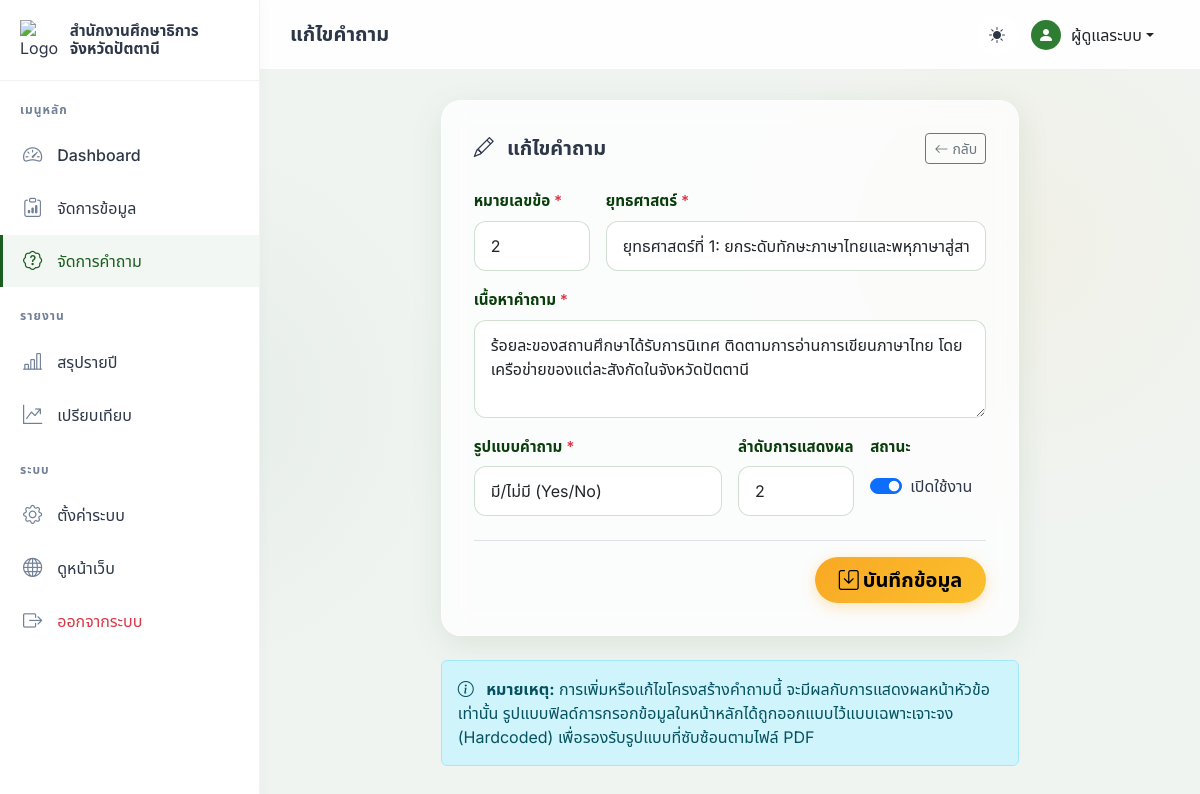
/admin/questions/edit?id=2 (signed in), run on the app's committed database.
### tables this page shows
CREATE TABLE `questions` (
    `id` INT AUTO_INCREMENT PRIMARY KEY,
    `question_number` INT NOT NULL COMMENT 'หมายเลขข้อ',
    `strategy_number` INT NOT NULL COMMENT 'หมายเลขยุทธศาสตร์',
    `strategy_name` VARCHAR(500) NOT NULL COMMENT 'ชื่อยุทธศาสตร์',
    `question_text` TEXT NOT NULL COMMENT 'เนื้อหาคำถาม',
    `question_type` VARCHAR(50) NOT NULL DEFAULT 'percentage' COMMENT 'ประเภท: percentage, yes_no, rating',
    `is_active` TINYINT(1) NOT NULL DEFAULT 1,
    `sort_order` INT NOT NULL DEFAULT 0,
    `created_at` DATETIME NOT NULL DEFAULT CURRENT_TIMESTAMP,
    `updated_at` DATETIME NOT NULL DEFAULT CURRENT_TIMESTAMP ON UPDATE CURRENT_TIMESTAMP,
    INDEX `idx_strategy` (`strategy_number`),
    INDEX `idx_sort` (`sort_order`)
);

### controllers/QuestionController.php (called while the page is built, shortened)
<?php
class QuestionController extends Controller
{
    private Question $questionModel;
    public function __construct()
    {
        $this->questionModel = new Question();
    }
    public function edit(): void
    {
        $id = (int)$this->query('id', 0);
        $question = $this->questionModel->findById($id);
        $this->view('questions/form', [
            'title' => 'แก้ไขคำถาม',
            'question' => $question,
            'strategies' => STRATEGIES,
            'nextNumber' => null,
            'flash' => $this->getFlash(),
        ], 'admin');
    }
}

### core/App.php (called while the page is built, shortened)
<?php
class App
{
    private array $routes;
    public function __construct(array $routes)
    {
        $this->routes = $routes;
    }
    public function run(): void
    {
        $url = $this->parseUrl();
        $route = $this->matchRoute($url);
        $this->dispatch($route);
    }
    private function parseUrl(): string
    {
        $url = isset($_GET['url']) ? $_GET['url'] : '';
        $url = rtrim($url, '/');
        $url = filter_var($url, FILTER_SANITIZE_URL);
        return strtolower($url);
    }
    private function matchRoute(string $url): ?array
    {
        if (isset($this->routes[$url])) {
            return $this->routes[$url];
        }
        return null;
    }
    private function dispatch(array $route): void
    {
        $methodName = $route['method'];
        $controller = new $controllerName();
        $controller->$methodName();
    }
}

### index.php (called while the page is built, shortened)
<?php
require_once BASE_PATH . 'config/app.php';
require_once BASE_PATH . 'config/database.php';
require_once BASE_PATH . 'core/Model.php';
require_once BASE_PATH . 'core/Controller.php';
require_once BASE_PATH . 'core/App.php';
require_once BASE_PATH . 'config/routes.php';
$app = new App($routes);
$app->run();

### config/database.php (called while the page is built, shortened)
<?php
function getDB(): PDO
{
    static $pdo = null;
    if ($pdo === null) {
        try {
            $dsn = "mysql:host=" . DB_HOST . ";dbname=" . DB_NAME . ";charset=" . DB_CHARSET;
            $options = [
                PDO::ATTR_ERRMODE            => PDO::ERRMODE_EXCEPTION,
                PDO::ATTR_DEFAULT_FETCH_MODE => PDO::FETCH_ASSOC,
                PDO::ATTR_EMULATE_PREPARES   => false,
                PDO::MYSQL_ATTR_INIT_COMMAND => "SET NAMES " . DB_CHARSET,
            ];
            $pdo = new PDO($dsn, DB_USER, DB_PASS, $options);
        } catch (PDOException $e) {
            die('<div style="font-family:sans-serif;padding:40px;text-align:center;">
                <h2>⚠️ ไม่สามารถเชื่อมต่อฐานข้อมูลได้</h2>
                <p>กรุณาตรวจสอบการตั้งค่าฐานข้อมูลใน config/database.php</p>
                <p style="color:#999;font-size:12px;">Error: ' . $e->getMessage() . '</p>
            </div>');
        }
    }
    return $pdo;
}

### core/Model.php (called while the page is built, shortened)
<?php
class Model
{
    protected PDO $db;
    protected string $table = '';
    protected string $primaryKey = 'id';
    public function __construct()
    {
        $this->db = getDB();
    }
    public function findById(int $id): ?array
    {
        $stmt = $this->db->prepare(
            "SELECT * FROM {$this->table} WHERE {$this->primaryKey} = :id LIMIT 1"
        );
        $stmt->execute([':id' => $id]);
        $result = $stmt->fetch();
        return $result ?: null;
    }
}

### views/questions/form.php (the view, shortened to what this page needs)
<div class="row justify-content-center">
    <div class="col-md-8">
        <div class="glass-card">
            <div class="d-flex justify-content-between align-items-center mb-4">
                <h5 class="fw-bold mb-0">
                    <i class="bi <?= $question ? 'bi-pencil' : 'bi-plus-circle' ?> me-2"></i>
                    <?= $question ? 'แก้ไขคำถาม' : 'เพิ่มคำถามใหม่' ?>
                </h5>
                <a href="<?= BASE_URL ?>admin/questions" class="btn btn-sm btn-outline-secondary">
                    <i class="bi bi-arrow-left me-1"></i>กลับ
                </a>
            </div>
            <form action="<?= BASE_URL ?>admin/questions/<?= $question ? 'update' : 'store' ?>" method="POST">
                <div class="row g-3">
                    <div class="col-md-3">
                        <label class="form-label-custom">หมายเลขข้อ <span class="text-danger">*</span></label>
                        <input type="number" class="form-control form-control-custom" name="question_number"
                               value="<?= $question ? $question['question_number'] : $nextNumber ?>" required min="1">
                    </div>
                    <div class="col-md-9">
                        <label class="form-label-custom">ยุทธศาสตร์ <span class="text-danger">*</span></label>
                        <select class="form-select form-control-custom" name="strategy_number" required>
                            <?php foreach ($strategies as $num => $name): ?>
                            <option value="<?= $num ?>" <?= ($question['strategy_number'] ?? '') == $num ? 'selected' : '' ?>>
                                <?= htmlspecialchars($name) ?>
                            </option>
                            <?php endforeach; ?>
                        </select>
                    </div>
                    <div class="col-12">
                        <label class="form-label-custom">เนื้อหาคำถาม <span class="text-danger">*</span></label>
                        <textarea class="form-control form-control-custom" name="question_text" rows="3" required><?= htmlspecialchars($question['question_text'] ?? '') ?></textarea>
                    </div>
                    <div class="col-md-6">
                        <label class="form-label-custom">รูปแบบคำถาม <span class="text-danger">*</span></label>
                        <select class="form-select form-control-custom" name="question_type" required>
                            <option value="yes_no" <?= ($question['question_type'] ?? '') === 'yes_no' ? 'selected' : '' ?>>มี/ไม่มี (Yes/No)</option>
                        </select>
                    </div>
                    <div class="col-md-3">
                        <label class="form-label-custom">ลำดับการแสดงผล</label>
                        <input type="number" class="form-control form-control-custom" name="sort_order"
                               value="<?= $question['sort_order'] ?? 0 ?>">
                    </div>
                    <?php if ($question): ?>
                    <div class="col-md-3">
                        <label class="form-label-custom">สถานะ</label>
                        <div class="form-check form-switch mt-2">
                            <input class="form-check-input" type="checkbox" name="is_active" value="1" <?= $question['is_active'] ? 'checked' : '' ?>>
                            <label class="form-check-label">เปิดใช้งาน</label>
                        </div>
                    </div>
                    <?php endif; ?>
                </div>
                <div class="text-end mt-4 pt-3 border-top">
                    <button type="submit" class="btn btn-gold btn-lg px-4">
                        <i class="bi bi-save me-1"></i>บันทึกข้อมูล
                    </button>
                </div>
            </form>
        </div>
        <div class="alert alert-info mt-4">
            <i class="bi bi-info-circle me-2"></i> <strong>หมายเหตุ:</strong> การเพิ่มหรือแก้ไขโครงสร้างคำถามนี้ จะมีผลกับการแสดงผลหน้าหัวข้อเท่านั้น รูปแบบฟิลด์การกรอกข้อมูลในหน้าหลักได้ถูกออกแบบไว้แบบเฉพาะเจาะจง (Hardcoded) เพื่อรองรับรูปแบบที่ซับซ้อนตามไฟล์ PDF
        </div>
    </div>
</div>

### assets/css/style.css (style rules this page uses)
:root { --moe-green: #1B5E20; --moe-green-light: #2E7D32; --moe-green-dark: #0A3D0C; --moe-gold: #F9A825; --moe-gold-light: #FBC02D; --bg-color: #f0f4f1; --surface-color: rgba(255, 255, 255, 0.85); --text-primary: #2d3748; --text-secondary: #718096; --glass-bg: rgba(255, 255, 255, 0.75); --glass-border: rgba(255, 255, 255, 0.4); --glass-shadow: 0 8px 32px 0 rgba(27, 94, 32, 0.1); --font-heading: 'Noto Sans Thai', sans-serif; --font-body: 'Inter', 'Noto Sans Thai', sans-serif; }
body { font-family: var(--font-body); background-color: var(--bg-color); background-image: radial-gradient(circle at 15% 50%, rgba(27, 94, 32, 0.05), transparent 25%), radial-gradient(circle at 85% 30%, rgba(249, 168, 37, 0.05), transparent 25%); background-attachment: fixed; color: var(--text-primary); min-height: 100vh; display: flex; flex-direction: column; }
h1, h2, h3, h4, h5, h6, .brand-title { font-family: var(--font-heading); font-weight: 700; }
.glass-card { background: var(--glass-bg); backdrop-filter: blur(12px); -webkit-backdrop-filter: blur(12px); border: 1px solid var(--glass-border); border-radius: 20px; padding: 2rem; box-shadow: var(--glass-shadow); transition: transform 0.3s ease, box-shadow 0.3s ease; }
.btn-gold { background: linear-gradient(135deg, var(--moe-gold), var(--moe-gold-light)); color: #000; font-weight: 600; border: none; border-radius: 50px; padding: 8px 24px; box-shadow: 0 4px 15px rgba(249, 168, 37, 0.3); transition: all 0.3s ease; }
.form-label-custom { font-weight: 600; color: var(--moe-green-dark); margin-bottom: 0.5rem; font-size: 0.95rem; }
.form-control-custom { background: rgba(255, 255, 255, 0.9); border: 1px solid rgba(27, 94, 32, 0.2); border-radius: 12px; padding: 12px 16px; transition: all 0.3s ease; }
.admin-body { background-color: var(--bg-color); }

### assets/css/animations.css (style rules this page uses)
.glass-card { transition: transform 0.3s cubic-bezier(0.175, 0.885, 0.32, 1.275), box-shadow 0.3s ease; }

### data on the page
questions: question_number "2", strategy_number "ยุทธศาสตร์ที่ 1: ยกระดับทักษะภาษาไทยและพหุภาษาสู่สากล", question_text "ร้อยละของสถานศึกษาได้รับการนิเทศ ติดตามการอ่านการเขียนภาษาไทย โดยเครือข่ายของแต่ละสังกัดในจังหวัดปัตตานี", question_type "มี/ไม่มี (Yes/No)", sort_order "2", is_active "☑"

### other printed values
$title "แก้ไขคำถาม"
Auth::user()['full_name'] "ผู้ดูแลระบบ"
